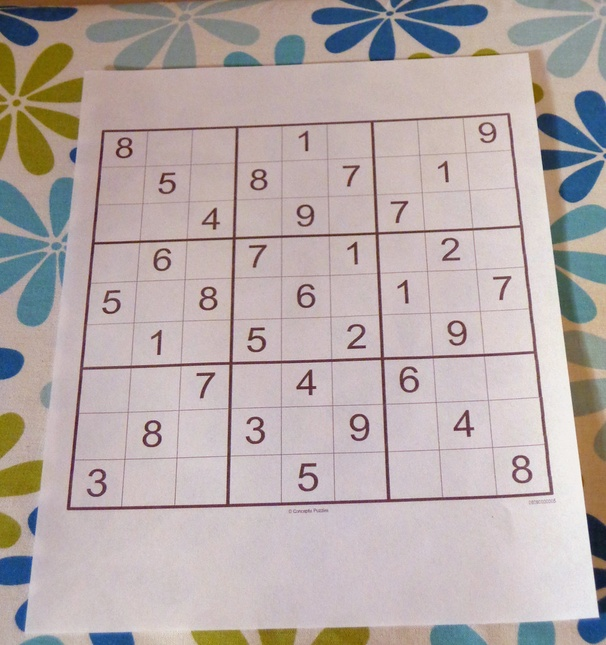
#> input picture 2. Image Processing/6.jpg, 606 x 645 px, shrunk from 962 x 1024 before the run
$ python index6_Gredient.py   (older library calls are emulated)
#> lines starting #> are read from the running program, lines starting #| are printed output that depends on the picture; after the words box and inside, x2 and y2 are one past the last pixel; in counts of white or black regions, pixels touching at a corner belong together
import numpy as np
import cv2
import matplotlib.pyplot as plt

def display(img):

    plt.imshow(img,cmap='gray')
    plt.show()


img = cv2.imread('6.jpg',0)
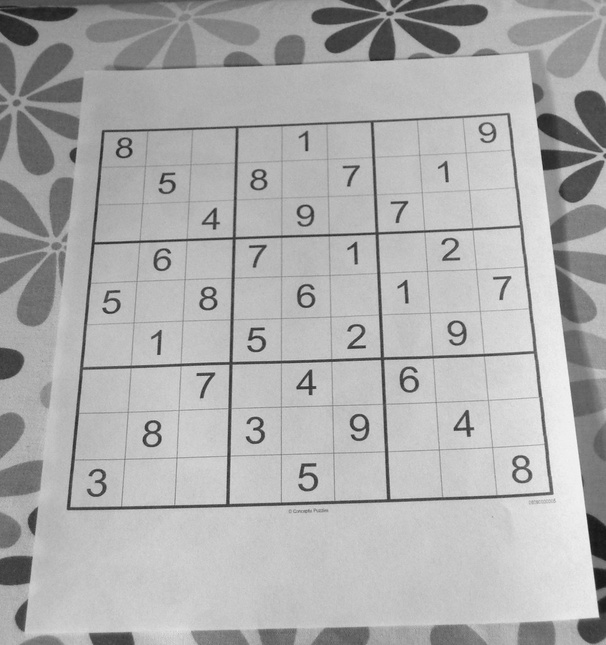
#> img: shape (645, 606); min 21, max 246, mean 173.2

kernal = np.array([[1,0,-1],[2,0,-2],[1,0,-1]])

################# Sobel X ##########

sobelX = cv2.Sobel(img,cv2.CV_64F,1,0,ksize=5)
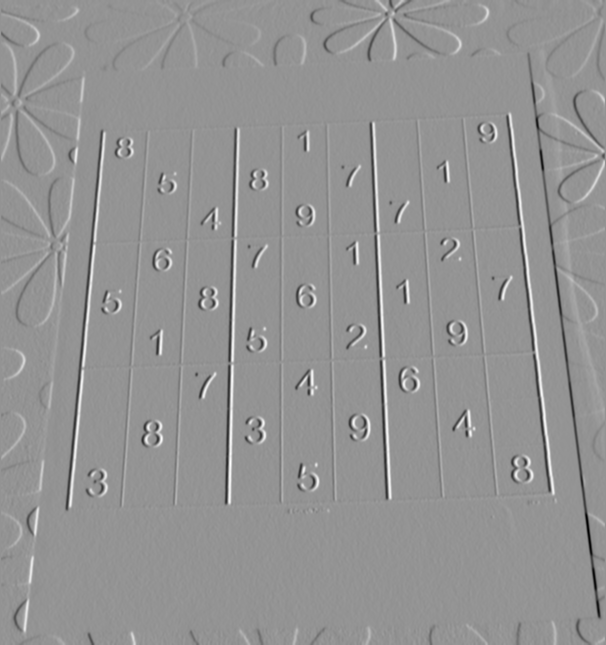
#> sobelX: shape (645, 606) float64; min -9685, max 7025, mean 1.3; drawn with min black and max white

################ Sobel Y ###########

sobelY = cv2.Sobel(img,cv2.CV_64F,0,1,ksize=5)

################ Leplacian ##########

laplacian = cv2.Laplacian(img,6)
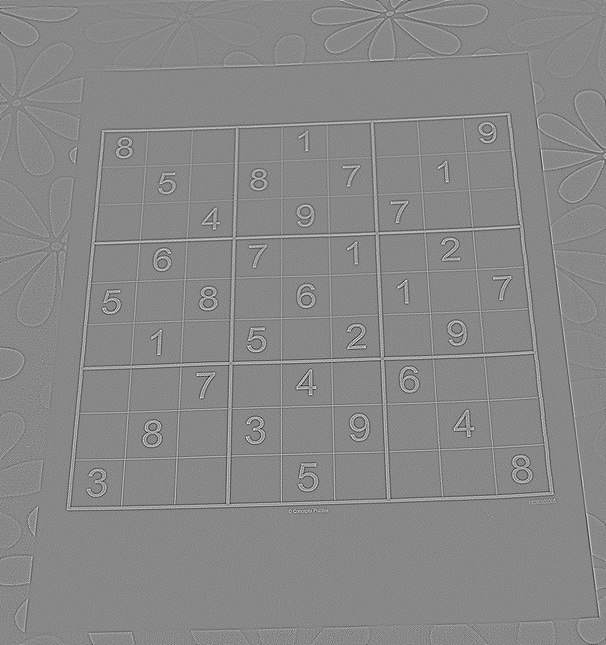
#> laplacian: shape (645, 606) float64; min -260, max 226, mean 0; drawn with min black and max white

################## Gredient ##########
blending = cv2.addWeighted(src1=sobelX,alpha =.5,src2 = sobelY , beta=.5 ,gamma=100000000)
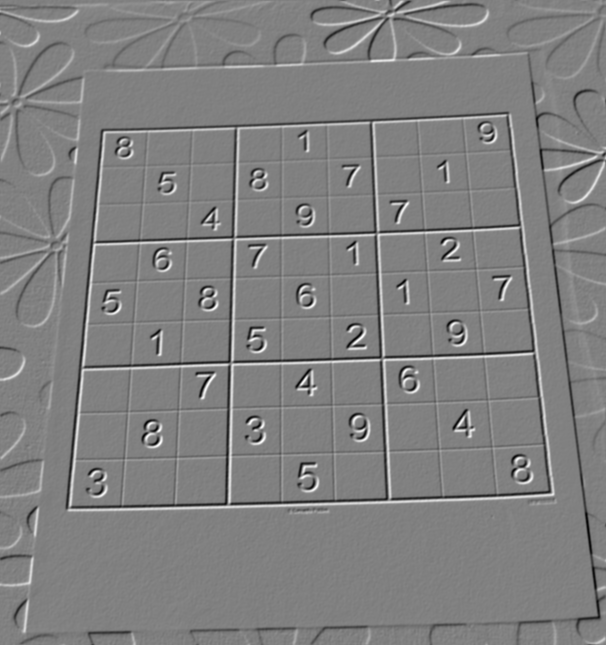
#> blending: shape (645, 606) float64; min 99995448, max 100004469, mean 100000003.3; drawn with min black and max white


ret , th = cv2.threshold(img,100,255,cv2.THRESH_BINARY)
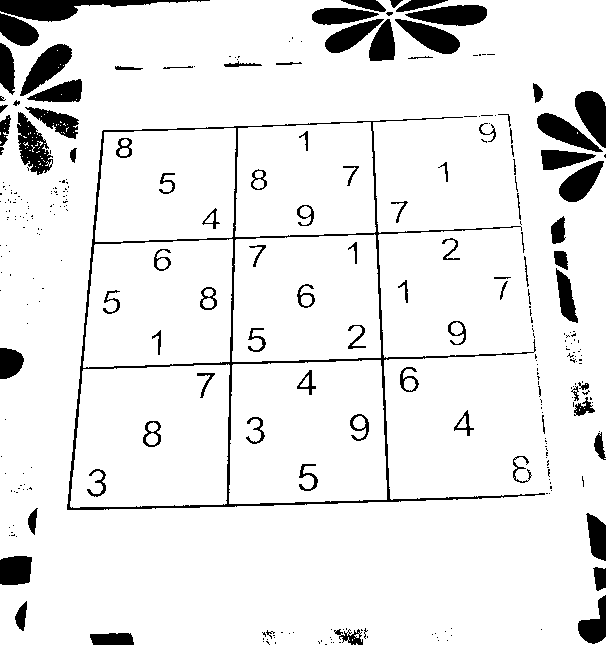
#> th: shape (645, 606); 91.3% white; 312 black regions (221 under 20 px), largest, box (x1, y1, x2, y2) and area: (67, 117, 545, 510) 5979, (0, 0, 210, 22) 1881, (20, 44, 72, 96) 1210

kernal = np.ones((3,3),dtype=np.uint8)

gredient = cv2.morphologyEx(th,cv2.MORPH_GRADIENT,kernal)
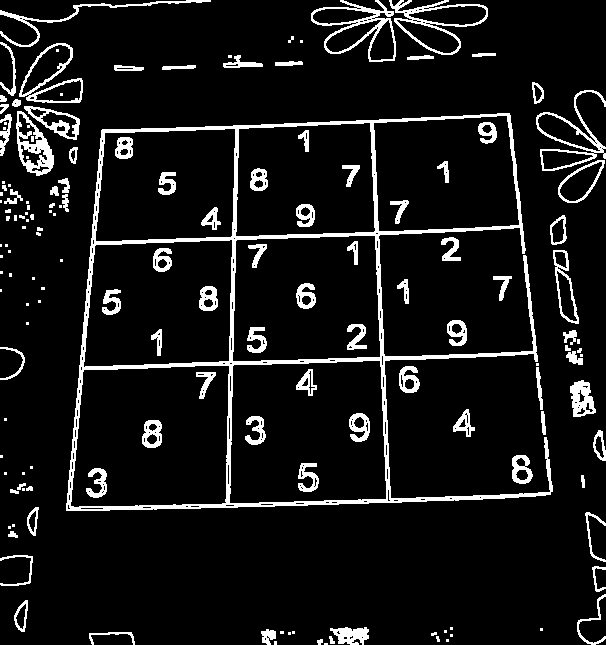
#> gredient: shape (645, 606); 8.9% white; 152 white regions (61 under 20 px), largest, box (x1, y1, x2, y2) and area: (66, 113, 553, 511) 12739, (311, 0, 396, 62) 1172, (389, 0, 488, 55) 1057

img = cv2.imread('3.jpg')
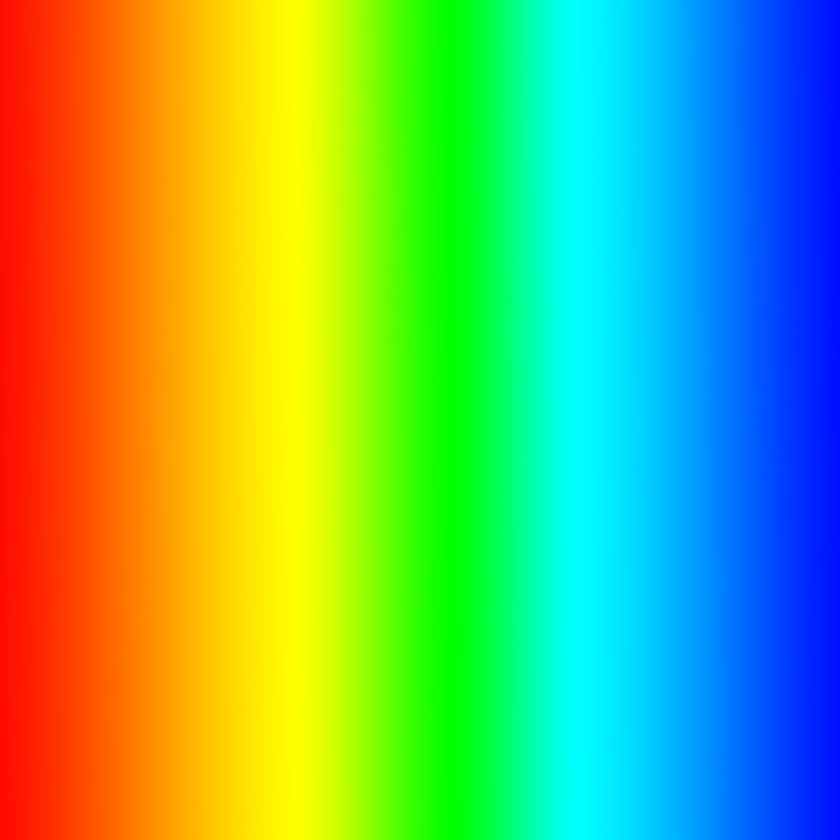
#> input picture 2. Image Processing/3.jpg, 840 x 840 px, shrunk from 1333 x 1333 before the run
#> img is the input picture: shape (840, 840, 3); mean B, G, R 99, 177.2, 113.6


display(gredient)
